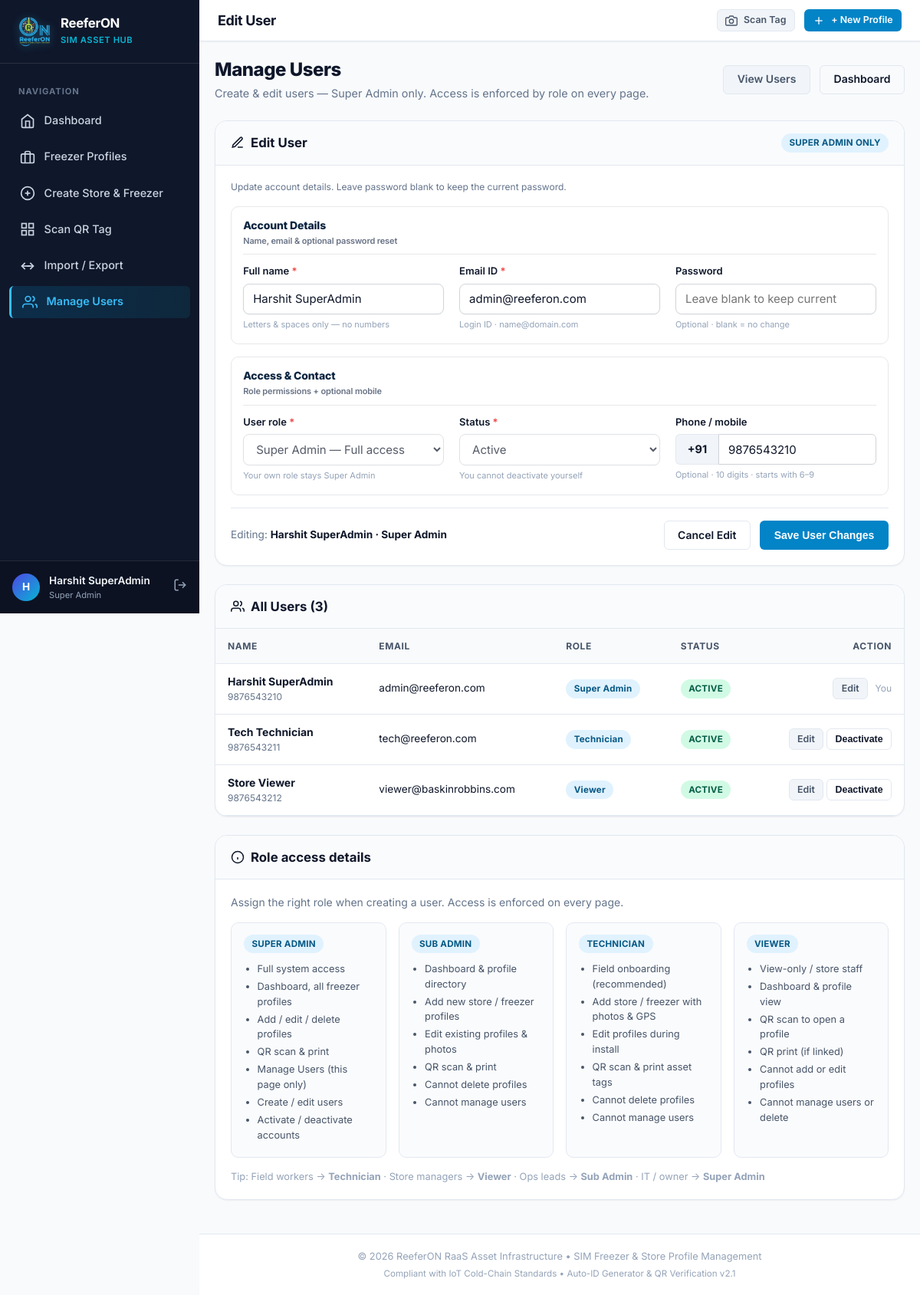
Page /users.php?edit=1 (signed in) on the committed database.
### tables this page shows
CREATE TABLE IF NOT EXISTS `users` (
    `id` INT AUTO_INCREMENT PRIMARY KEY,
    `name` VARCHAR(100) NOT NULL,
    `email` VARCHAR(150) NOT NULL UNIQUE,
    `password` VARCHAR(255) NOT NULL,
    `role` ENUM('super_admin', 'sub_admin', 'technician', 'viewer') NOT NULL DEFAULT 'technician',
    `phone` VARCHAR(30) NULL,
    `status` ENUM('active', 'inactive') NOT NULL DEFAULT 'active',
    `last_login` DATETIME NULL,
    `created_at` DATETIME DEFAULT CURRENT_TIMESTAMP,
    `updated_at` DATETIME DEFAULT CURRENT_TIMESTAMP ON UPDATE CURRENT_TIMESTAMP,
    INDEX `idx_users_role` (`role`),
    INDEX `idx_users_status` (`status`)
);

### users.php (the view, shortened to what the rows shown need)
<?php
$error = null;
$editUser = null;
if (!$editUser && isset($_GET['edit'])) {
    $editId = (int)$_GET['edit'];
    if ($editId > 0) {
        $editUser = User::findById($editId);
    }
}
$isEdit = $editUser !== null;
$users = User::all();
$keepCreate = $error && !$isEdit && (($_POST['action'] ?? '') === 'create');
$formName = $isEdit
    ? ($error && (($_POST['action'] ?? '') === 'update') ? ($_POST['name'] ?? $editUser['name']) : $editUser['name'])
    : ($keepCreate ? ($_POST['name'] ?? '') : '');
$formEmail = $isEdit
    ? ($error && (($_POST['action'] ?? '') === 'update') ? ($_POST['email'] ?? $editUser['email']) : $editUser['email'])
    : ($keepCreate ? ($_POST['email'] ?? '') : '');
$formRole = $isEdit
    ? ($error && (($_POST['action'] ?? '') === 'update') ? ($_POST['role'] ?? $editUser['role']) : $editUser['role'])
    : ($keepCreate ? ($_POST['role'] ?? 'technician') : 'technician');
$formStatus = $isEdit
    ? ($error && (($_POST['action'] ?? '') === 'update') ? ($_POST['status'] ?? $editUser['status']) : $editUser['status'])
    : 'active';
$formPhone = $isEdit
    ? preg_replace('/\D/', '', (string)($error && (($_POST['action'] ?? '') === 'update') ? ($_POST['phone'] ?? $editUser['phone']) : ($editUser['phone'] ?? '')))
    : ($keepCreate ? preg_replace('/\D/', '', $_POST['phone'] ?? '') : '');
$formPhone = substr($formPhone, -10);
require_once __DIR__ . '/includes/header.php';
?>
<div class="users-page">
    <div style="display: flex; justify-content: space-between; align-items: center; margin-bottom: 1.5rem; flex-wrap: wrap; gap: 1rem;">
        <div>
            <h2 style="font-size: 1.5rem; font-weight: 800; color: #0f172a; letter-spacing: -0.02em;">
                Manage Users
            </h2>
        </div>
    </div>
<form method="POST" action="" id="user-create-form" novalidate>
    <div class="card" style="margin-bottom: 1.5rem;" id="user-form-card">
        <div class="card-body">
            <div class="form-subsection">
                <div class="form-grid">
                    <div class="col-4 form-group">
                        <label class="form-label required" for="name">Full name</label>
                        <input
                            type="text"
                            id="name"
                            name="name"
                            class="form-control"
                            required
                            autocomplete="name"
                            inputmode="text"
                            pattern="[A-Za-z][A-Za-z .'-]{1,98}"
                            maxlength="100"
                            placeholder="e.g. Ravi Kumar"
                            title="Letters only (spaces, ., ', - allowed)"
                            value="<?= htmlspecialchars($formName) ?>"
                        >
                        <span class="form-help">Letters &amp; spaces only — no numbers</span>
                    </div>
                    <div class="col-4 form-group">
                        <label class="form-label required" for="email">Email ID</label>
                        <input
                            type="email"
                            id="email"
                            name="email"
                            class="form-control"
                            required
                            autocomplete="email"
                            inputmode="email"
                            pattern="[A-Za-z0-9._%+\-]+@[A-Za-z0-9.\-]+\.[A-Za-z]{2,}"
                            maxlength="150"
                            placeholder="e.g. ravi.tech@reeferon.com"
                            title="Valid email format: name@domain.com"
                            value="<?= htmlspecialchars($formEmail) ?>"
                        >
                        <span class="form-help">Login ID · name@domain.com</span>
                    </div>
                </div>
            </div>
            <div class="form-subsection">
                <div class="form-grid">
                    <div class="col-4 form-group">
                        <label class="form-label required" for="role">User role</label>
                        <?php $lockSelfRole = $isEdit && (int)$editUser['id'] === (int)$currentUser['id']; ?>
                        <select id="role" name="role" class="form-select" required
                            <?= $lockSelfRole ? 'disabled' : '' ?>>
                            <option value="super_admin" <?= $formRole === 'super_admin' ? 'selected' : '' ?>>Super Admin — Full access</option>
                        </select>
                        <span class="form-help"><?= $lockSelfRole ? 'Your own role stays Super Admin' : 'See role guide below' ?></span>
                    </div>
                    <?php if ($isEdit): ?>
                    <div class="col-4 form-group">
                        <label class="form-label required" for="status">Status</label>
                        <select id="status" name="status" class="form-select" required
                            <?= ((int)$editUser['id'] === (int)$currentUser['id']) ? 'disabled' : '' ?>>
                            <option value="active" <?= $formStatus === 'active' ? 'selected' : '' ?>>Active</option>
                        </select>
                        <?php if ((int)$editUser['id'] === (int)$currentUser['id']): ?>
                            <span class="form-help">You cannot deactivate yourself</span>
                        <?php else: ?>
                            <span class="form-help">Inactive users cannot sign in</span>
                        <?php endif; ?>
                    </div>
                    <?php endif; ?>
                    <div class="col-<?= $isEdit ? '4' : '6' ?> form-group">
                        <div class="phone-input-group">
                            <span class="phone-prefix" aria-hidden="true">+91</span>
                            <input
                                type="tel"
                                id="phone"
                                name="phone"
                                class="form-control"
                                inputmode="numeric"
                                pattern="[6-9][0-9]{9}"
                                maxlength="10"
                                placeholder="10-digit mobile"
                                value="<?= htmlspecialchars($formPhone) ?>"
                                title="Enter 10-digit Indian mobile number"
                                autocomplete="tel-national"
                            >
                        </div>
                    </div>
                </div>
            </div>
        </div>
    </div>
</form>
</div>
<div class="card" id="users-directory" style="margin-top: 1.5rem;">
    <div class="table-responsive">
        <table class="data-table">
            <thead>
                <tr>
                    <th>Name</th>
                    <th class="hide-mobile">Email</th>
                    <th>Role</th>
                    <th>Status</th>
                    <th style="text-align:right;">Action</th>
                </tr>
            </thead>
            <tbody>
                <?php if (empty($users)): ?>
                    <tr><td colspan="5" style="text-align:center; color:#64748b; padding:1.5rem;">No users found.</td></tr>
                <?php else: ?>
                    <?php foreach ($users as $u): ?>
                        <tr>
                            <td>
                                <strong style="color:#0f172a;"><?= htmlspecialchars($u['name']) ?></strong>
                                <?php if (!empty($u['phone'])): ?>
                                    <div style="font-size:0.75rem;color:#64748b;"><?= htmlspecialchars($u['phone']) ?></div>
                                <?php endif; ?>
                            </td>
                            <td class="hide-mobile" style="font-size:0.85rem;"><?= htmlspecialchars($u['email']) ?></td>
                            <td>
                                <span class="badge badge-primary" style="text-transform: capitalize;">
                                    <?= htmlspecialchars(str_replace('_', ' ', $u['role'])) ?>
                                </span>
                            </td>
                            <td>
                                <?php if ($u['status'] === 'active'): ?>
                                    <span class="badge badge-success">Active</span>
                                <?php else: ?>
                                    <span class="badge badge-danger">Inactive</span>
                                <?php endif; ?>
                            </td>
                            <td style="text-align:right; white-space:nowrap;">
                                <a href="users.php?edit=<?= (int)$u['id'] ?>#user-form-card" class="btn btn-sm btn-secondary" title="Edit user (Super Admin)">Edit</a>
                                <?php if ((int)$u['id'] !== (int)$currentUser['id']): ?>
                                    <form method="POST" style="display:inline;">
                                        <button type="submit" class="btn btn-sm btn-outline">
                                            <?= $u['status'] === 'active' ? 'Deactivate' : 'Activate' ?>
                                        </button>
                                    </form>
                                <?php else: ?>
                                    <span style="font-size:0.75rem;color:#94a3b8; margin-left:0.35rem;">You</span>
                                <?php endif; ?>
                            </td>
                        </tr>
                    <?php endforeach; ?>
                <?php endif; ?>
            </tbody>
        </table>
    </div>
</div>
<?php require_once __DIR__ . '/includes/footer.php'; ?>

### includes/header.php (shortened to what the rows shown need)
<?php
$currentUser = AuthService::currentUser();
?>
<!DOCTYPE html>
<html lang="en">
<head>
    <link rel="stylesheet" href="https://unpkg.com/leaflet@1.9.4/dist/leaflet.css"/>
    <link rel="stylesheet" href="assets/css/app.css">
</head>
<body>
<div class="app-layout">
    <aside class="sidebar">
        <div class="sidebar-brand">
            <div class="brand-text">
                <h1>ReeferON</h1>
            </div>
        </div>
        <div class="sidebar-footer">
            <?php if ($currentUser): ?>
                <div class="user-badge">
                    <div class="user-avatar"><?= strtoupper(substr($currentUser['name'] ?? 'U', 0, 1)) ?></div>
                    <div class="user-info">
                        <div class="user-name"><?= htmlspecialchars($currentUser['name']) ?></div>
                        <div class="user-role"><?= htmlspecialchars(str_replace('_', ' ', $currentUser['role'])) ?></div>
                    </div>
                    <a href="logout.php" title="Sign Out" style="color: #94a3b8; margin-left: auto;">
                        <svg width="18" height="18" viewBox="0 0 24 24" fill="none" stroke="currentColor" stroke-width="2">
                            <path d="M9 21H5a2 2 0 0 1-2-2V5a2 2 0 0 1 2-2h4"/>
                            <polyline points="16 17 21 12 16 7"/>
                            <line x1="21" y1="12" x2="9" y2="12"/>
                        </svg>
                    </a>
                </div>
            <?php else: ?>
                <a href="login.php" class="btn btn-sm btn-primary" style="width: 100%;">Sign In</a>
            <?php endif; ?>
        </div>
    </aside>
    <div class="main-content">
        <main class="container">

### rows in the picture
users: name "H", name "Harshit SuperAdmin", role "Super Admin", email "admin@reeferon.com", role "Super Admin — Full access", status "Active", phone "9876543210", shows "ACTIVE", shows "You"
users: name "Tech Technician", phone "9876543211", email "tech@reeferon.com", role "Technician", status "ACTIVE"
users: name "Store Viewer", phone "9876543212", email "viewer@baskinrobbins.com", role "Viewer", status "ACTIVE"

### other values in the picture
$pageTitle "Edit User"
count($users) "3"
